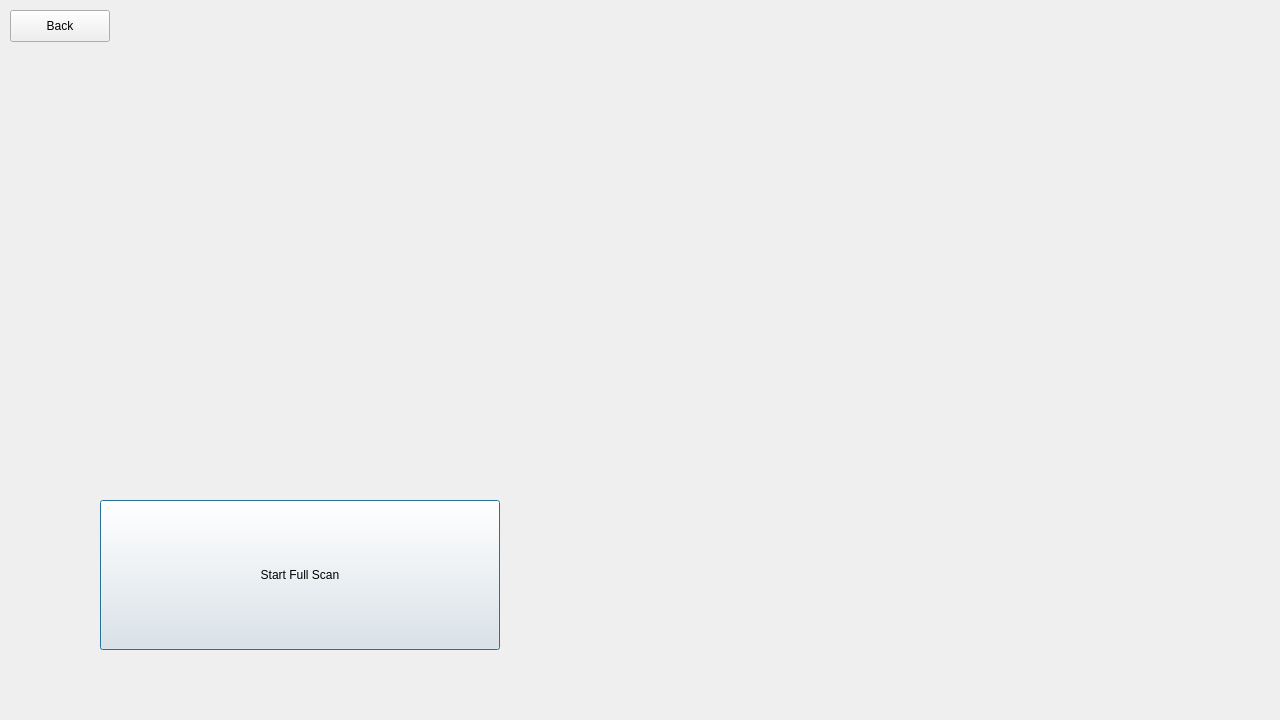
<?xml version="1.0" encoding="UTF-8"?>
<ui version="4.0">
 <class>fullScan</class>
 <widget class="QDialog" name="fullScan">
  <property name="geometry">
   <rect>
    <x>0</x>
    <y>0</y>
    <width>1280</width>
    <height>720</height>
   </rect>
  </property>
  <property name="windowTitle">
   <string>Dialog</string>
  </property>
  <widget class="QPushButton" name="pushButton">
   <property name="geometry">
    <rect>
     <x>100</x>
     <y>500</y>
     <width>400</width>
     <height>150</height>
    </rect>
   </property>
   <property name="text">
    <string>Start Full Scan</string>
   </property>
  </widget>
  <widget class="QPushButton" name="pushButton_2">
   <property name="geometry">
    <rect>
     <x>10</x>
     <y>10</y>
     <width>100</width>
     <height>32</height>
    </rect>
   </property>
   <property name="text">
    <string>Back</string>
   </property>
  </widget>
 </widget>
 <resources/>
 <connections/>
</ui>
